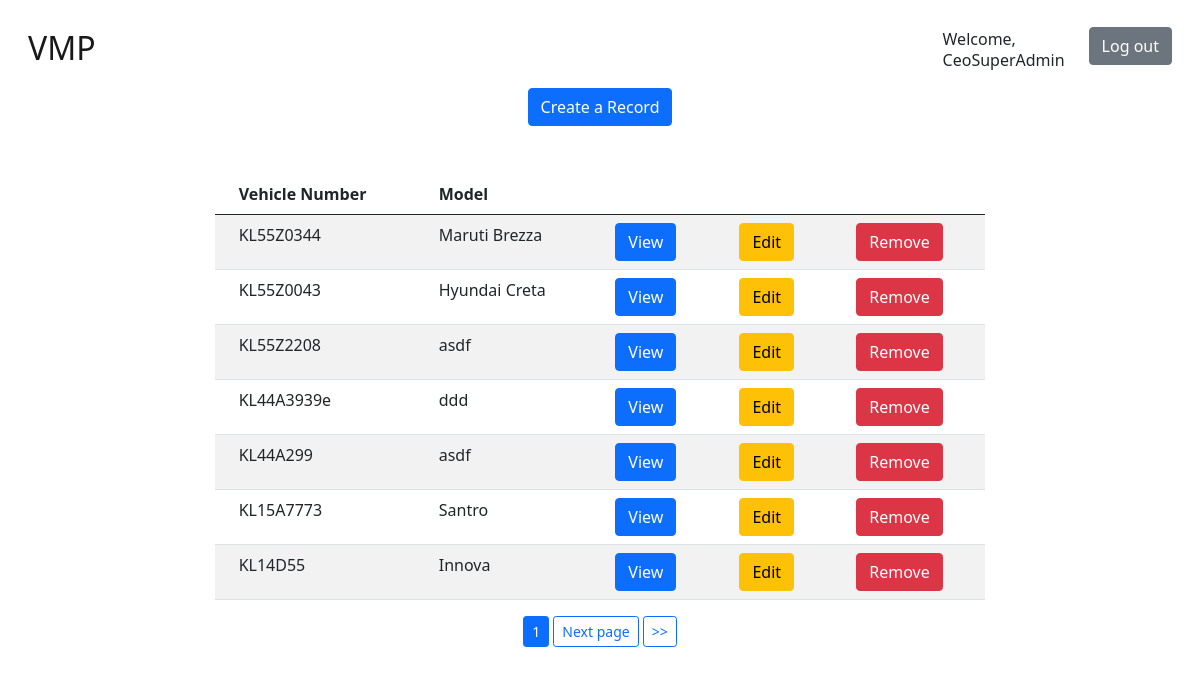
Before: /home/ (signed in) with the older database file.
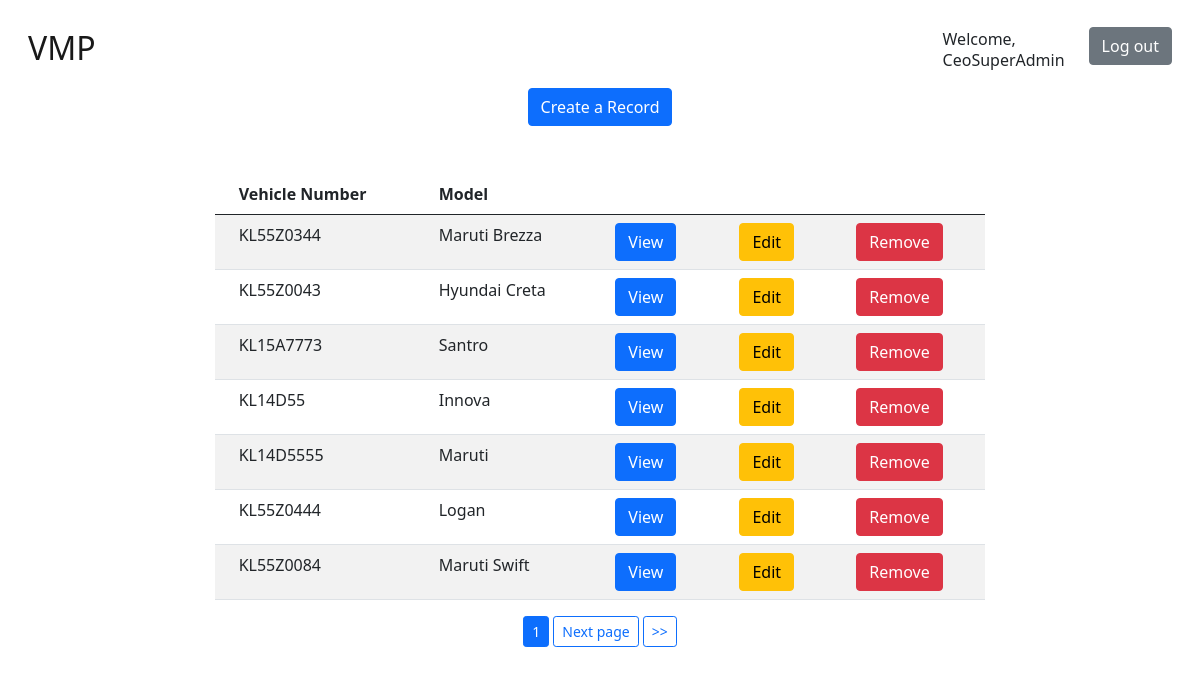
After: the same page with the newer database file.
### basic/models.py (models this page shows, shortened)
class Vehicle(models.Model):
    alpha_numeric = RegexValidator(r'^[0-9a-zA-Z]*$', "Please enter only alphanumeric characters")
    types = (
        ('2','Two Wheeler'),
        ('3','Three Wheeler'),
        ('4','Four Wheeler')
    )
    number = models.CharField(max_length=50, blank=False, validators=[alpha_numeric], unique=True)
    v_type = models.CharField(max_length=1, choices=types)
    model = models.CharField(max_length=100)
    desc = models.TextField()

### basic/views.py (the view)
# urls.py: path('home/', views.homeView.as_view()   , name='home_page'),     # Home page
class homeView(LoginRequiredMixin, ListView):
    model = Vehicle
    template_name = 'basic/home.html'
    def get_context_data(self):
        context = {}
        objects = Vehicle.objects.all().order_by('id')
        page_obj = Paginator(objects, 7)
        page = self.request.GET.get('page')
        context['objects'] = page_obj.get_page(page)
        return context

### basic/templates/basic/home.html (shortened to what this page needs)
{% extends 'basic/base.html' %}
{% block content %}
    <div>
        <div class="row justify-content-center">
            {%if user.is_superuser%}
            <a href="{% url 'create' %}" class="col-auto">
                <button class="btn btn-primary">Create a Record</button>
            </a>
            {% endif %}
        </div>
        <center>
            <div class="row justify-content-center">
                <div class="col-8">
                    <table class="mt-5 table table-striped">
                        <thead>
                            <th class="px-4" scope="col">Vehicle Number</th>
                            <th class="px-4" scope="col">Model</th>
                            <th class="px-4" scope="col"></th>
                            {%if user.is_superuser or user.is_staff%}
                            <th class="px-4" scope="col"></th>
                            {%if user.is_superuser%}
                            <th class="px-4" scope="col"></th>
                            {% endif %}
                            {% endif %}
                        </thead>
                        <tbody>
                            {% for obj in objects %}
                            <tr>
                                <td class="px-4">{{obj.number}}</td>
                                <td class="px-4">{{obj.model}}</td>
                                <td class="px-4">
                                    <a href="{% url 'detail' obj.id %}">
                                        <button class="btn btn-primary"> View</button>
                                    </a>
                                </td>
                                {%if user.is_superuser or user.is_staff%}
                                <td class="px-4">
                                    <a href="{% url 'edit' obj.id %}">
                                        <button class="btn btn-warning"> Edit</button>
                                    </a>
                                </td>
                                {%if user.is_superuser%}
                                <td class="px-4">
                                    <form action="{% url 'delete' obj.id %}" method="post">
                                        <button
                                            class="btn btn-danger"
                                            type="submit"
                                            value="DELETE"
                                            onclick="alert('Are you sure?');"
                                        >
                                            Remove
                                        </button>
                                    </form>
                                </td>
                                {% endif %}
                                {% endif %}
                            </tr>
                            {% endfor %}
                        </tbody>
                    </table>
                </div>
            </div>
            <button class="btn btn-primary btn-sm"> {{objects.number}}</button>
            {% if objects.has_next %}
                <a href="?page={{ objects.next_page_number }}"><button class="btn btn-outline-primary btn-sm"> Next page</button></a>
                <a href="?page={{ objects.paginator.num_pages }}"><button class="btn btn-outline-primary btn-sm"> >></button></a>
            {% endif %}
        </center>
{% endblock %}

### basic/templates/basic/base.html (shortened to what this page needs)
<!DOCTYPE html>
<html lang="en">
<head>
    <link href="https://cdn.jsdelivr.net/npm/bootstrap@5.0.2/dist/css/bootstrap.min.css" rel="stylesheet">
</head>
<body class="p-3 bg-blank">
    <nav class="navbar navbar-light ">
        <div class="container-fluid">
            <a class="navbar-brand" href="{% url 'home_page' %}"><h2>VMP</h2></a>
            {% if user.username %}
            <div class="row">
                <span class="col-auto">
                Welcome, <h6>{{user.username}}</h6>
                </span>
                <a href="{% url 'logout' %}" class="col-auto">
                    <button class="btn btn-secondary">Log out</button>
                </a>
            </div>
            {% endif %}
        </div>
      </nav>
    {% block content %}
    {% endblock content %}
</body>
</html>

Changed rows visible on the page:
removed Vehicle: number "KL55Z2208", model "asdf"
removed Vehicle: number "KL44A3939e", model "ddd"
removed Vehicle: number "KL44A299", model "asdf"
now on this page (row unchanged): Vehicle: number "KL14D5555", model "Maruti"
now on this page (row unchanged): Vehicle: number "KL55Z0444", model "Logan"
now on this page (row unchanged): Vehicle: number "KL55Z0084", model "Maruti Swift"
